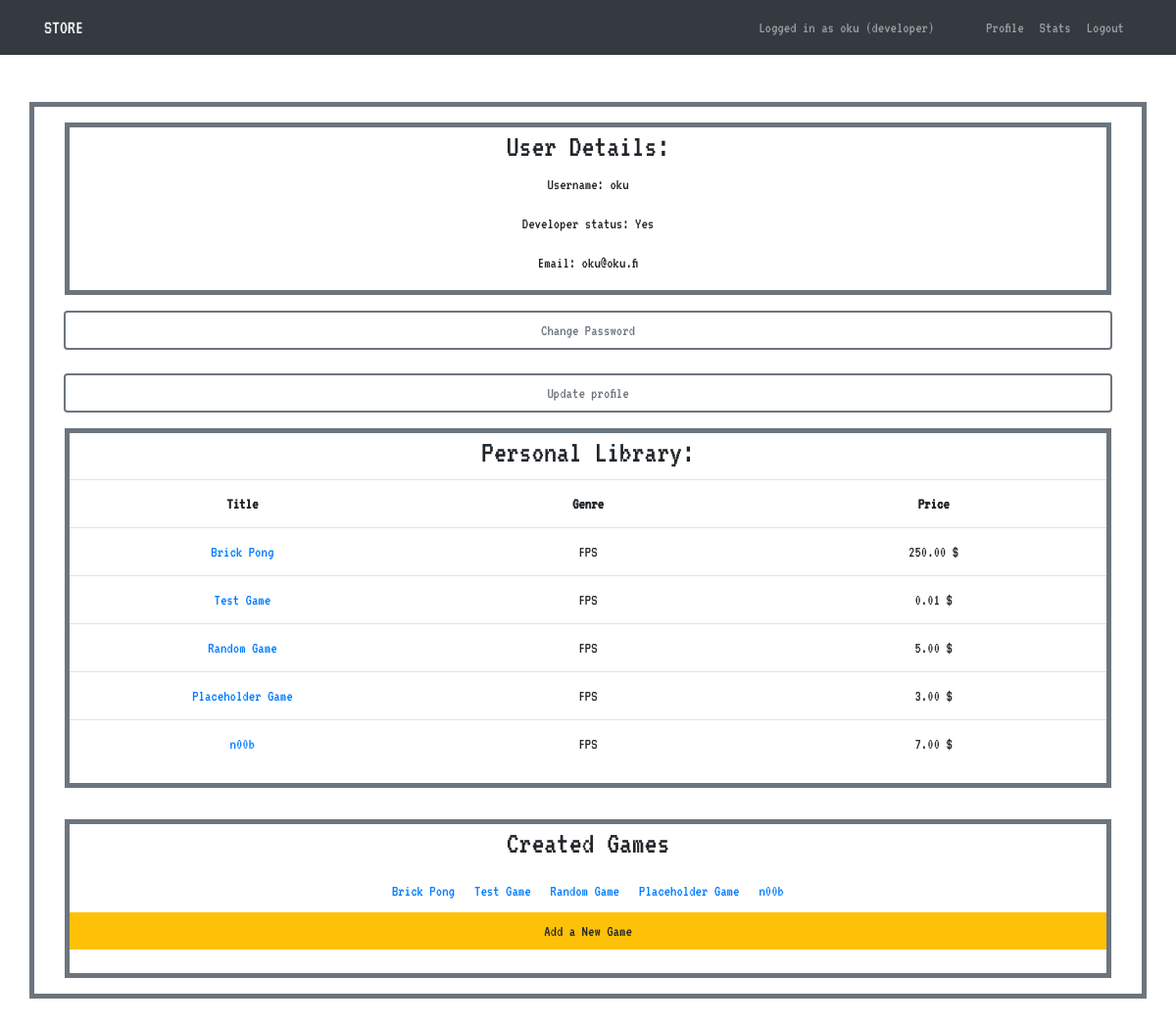
/profile/oku/ (signed in), run on the app's committed database.
### accounts/models.py (models this page shows, shortened)
class User(AbstractBaseUser):
    username = models.CharField(
        max_length=120,
        unique=True,
        validators=[
            RegexValidator(
                regex = USERNAME_REGEX,
                message = 'Username must be alphanumeric or contain any of the following ". @ + -"',
                code = 'invalid username',
            )
        ],
    )
    email = models.EmailField(
        verbose_name='email address',
        max_length=255,
        unique=True,
    )
    is_active = models.BooleanField(default=True)
    is_staff = models.BooleanField(default=False)
    is_admin = models.BooleanField(default=False)
    is_developer = models.BooleanField(default=False)
    my_games = models.ManyToManyField(Game, blank=True)
    games_sold = models.PositiveIntegerField(blank=True, null=True)
    objects = UserManager()
    USERNAME_FIELD = 'username'
    REQUIRED_FIELDS = ['email']

### store/models.py (models this page shows, shortened)
class Game(models.Model):
    name = models.CharField(max_length=50, unique=True)
    slug = models.SlugField(allow_unicode=True, unique=True)
    developer = models.ForeignKey(User, related_name='game_developed_by', null=True)
    owners = models.ManyToManyField(User, related_name='game_owned_by')
    genre = models.ForeignKey(Genre, related_name='game_genre')
    description = models.TextField(blank=True, default='')
    coverpicture = models.ImageField(upload_to='cover_pics', blank=True)
    url = models.URLField(null=False, blank=False, unique=True)
    price = models.DecimalField(null=False, blank=False, max_digits=5,
                                decimal_places=2,validators=[MinValueValidator(Decimal('0.00'))])

class Genre(models.Model):
    id = models.AutoField(primary_key=True)
    name = models.CharField(max_length=50, unique=True)
    def __str__(self):
        return str(self.name)
    class Meta:
        ordering = ['name']

### store/views.py (the view)
# urls.py: url(r'^profile/(?P<username>[\w\-]+)/$', views.ProfileListView.as_view(), name='profile'),
class ProfileListView(LoginRequiredMixin, generic.ListView):
    model = Game
    template_name = 'store/profile_list.html'
    def get_context_data(self, *args, **kwargs):
        context = super(ProfileListView, self).get_context_data(*args, **kwargs)
        return context

### store/templates/store/profile_list.html (shortened to what this page needs)
{% extends "base.html" %}
{% block content %}
<br>
<div class="container" style="border:5px solid #6c757d;">
  <div class="d-flex flex-column">
    <div class="p-3">
      <div class ="panel-group">
        <div class = "panel panel-default">
          <div class="panel-heading" style="border:5px solid #6c757d;">
            <h2 class="text-center">User Details: </h2>
            <p class="text-center"> Username: {{ user.username }} </p>
            <p class="text-center"> Developer status: {% if user.is_developer %} Yes {% else %} No {% endif %} </p>
            <p class="text-center">Email: {{ user.email }} </p>
          </div>
        </div>
      </div>
    </div>
    <div class="container d-flex justify-content-center mx-auto">
      <a href="{% url 'store:password_change' %}" class="btn btn-block btn-outline-secondary" style="border:2px solid;">Change Password</a>
    </div>
    <br>
    <div class="container d-flex justify-content-center mx-auto">
      <a href="{% url 'accounts:profile_update' username=user.username %}" class="btn btn-block btn-outline-secondary" style="border:2px solid;">Update profile</a>
    </div>
    <div class="p-3">
      <div class ="panel-group">
        <div class = "panel panel-default">
          <div class="panel-heading" style="border:5px solid #6c757d;">
            <h2 class="text-center"> Personal Library: </h2>
            <div class="table-responsive">
              <table class ="table">
                <tr class="text-center">
                  <th> Title </th>
                  <th> Genre </th>
                  <th> Price </th>
                </tr>
                {% for game in user.my_games.all  %}
                <tr class="text-center">
                  <td style="width:33%;"> <a href="{% url 'store:gamedetail' slug=game.slug %}"> {{ game.name }} </a> </td>
                  <td style="width:33%;">{{ game.genre }} </td>
                  <td style="width:33%;">{{ game.price }} $ </td>
                </tr>
                {% empty %}
                <p class="text-center">No games in your library. Purchase some <a href="{% url 'home' %}"> here!</a></p>
                {% endfor %}
              </table>
            </div>
          </div>
        </div>
      </div>
    </div>
    {% if user.is_developer %}
    <div class="p-3">
      <div class ="panel-group">
        <div class = "panel panel-default" >
          <div class="panel-heading " style="border:5px solid #6c757d;">
            <h2 class="text-center"> Created Games </h2>
            <div class=" d-flex justify-content-center">
              {% for game in game_list %}
                {% if user == game.developer %}
                <li class ="text-center" style="display:inline; padding:10px;"> <a href="{% url 'store:gamedetail' slug=game.slug %}"> {{ game.name }} </a> </li>
                {% endif %}
                {% empty %}
                <p>You have not submitted any games to the store</p>
              {% endfor %}
            </div>
            <div class="d-flex justify-content-center mx-auto">
              <a href="{% url 'store:addgame' %}" class="d-block btn btn-block btn-warning" style="border-radius:0;">Add a New Game</a>
            </div>
            <br>
          </div>
        </div>
      </div>
    </div>
    {% endif %}
  </div>
</div>
<br><br>
{% endblock content %}

### templates/base.html (shortened to what this page needs)
<!DOCTYPE html>
{% load staticfiles %}
<html>
  <head>
    <link rel="stylesheet" href="https://maxcdn.bootstrapcdn.com/bootstrap/4.0.0/css/bootstrap.min.css">
    <link rel="stylesheet" href="{% static "/css/master.css" %}">
  </head>
  <body>
    <nav class="navbar mynav navbar-expand-lg navbar-dark bg-dark navbar-static-top" role='navigation' id='navbar'>
      <div class="container">
        <a class="navbar-brand mynav" href="{% url 'home' %}">STORE</a>
        <ul class="nav navbar-nav navbar-right">
          {% if user.is_authenticated %}
            {% if user.is_developer %}
              <span class="navbar-text"> Logged in as {{user.username}} (developer) &nbsp;&nbsp;&nbsp;&nbsp;&nbsp;&nbsp;</span>
            {% else %}
              <span class="navbar-text"> Logged in as {{user.username}} &nbsp;&nbsp;&nbsp;&nbsp;&nbsp;&nbsp;</span>
            {% endif %}
            <li class="nav-item"><a a class="nav-link" href="{% url 'store:profile' username=user.username %}">Profile</a></li>
            <li class="nav-item"><a a class="nav-link" href="{% url 'play:play' %}">Stats</a></li>
            <li class="nav-item"><a a class="nav-link" href="{% url 'accounts:logout' %}">Logout</a></li>
          {% else %}
            <span class="navbar-text">You haven't logged in! &nbsp;&nbsp;&nbsp;&nbsp;&nbsp;&nbsp;</span>
            <li class="nav-item"><a a class="nav-link" href="{% url 'accounts:login' %}">Login</a></li>
            <li class="nav-item"><a a class="nav-link" href="{% url 'accounts:signup' %}">Sign Up</a></li>
          {% endif %}
        </ul>
      </div>
    </nav>
    <br>
    {% block content %}
    {% endblock content %}
  </body>
</html>

### static/css/master.css (style rules this page uses)
html, body { font-family: 'VT323', monospace; background-color: #fff; }

### data on the page
User: username "oku", email "oku@oku.fi"
Game: name "Brick Pong", genre "FPS", price "250.00"
Game: name "Test Game", genre "FPS", price "0.01"
Game: name "Random Game", genre "FPS", price "5.00"
Game: name "Placeholder Game", genre "FPS", price "3.00"
Game: name "n00b", genre "FPS", price "7.00"
